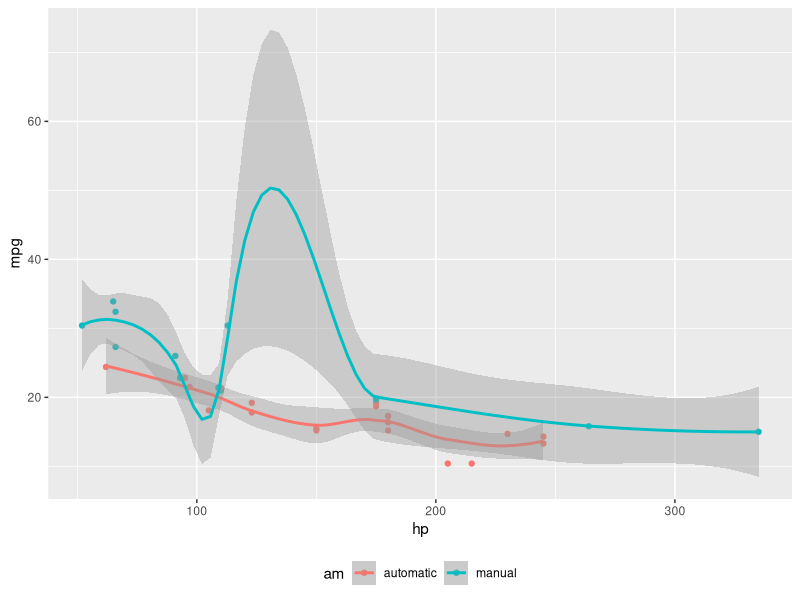
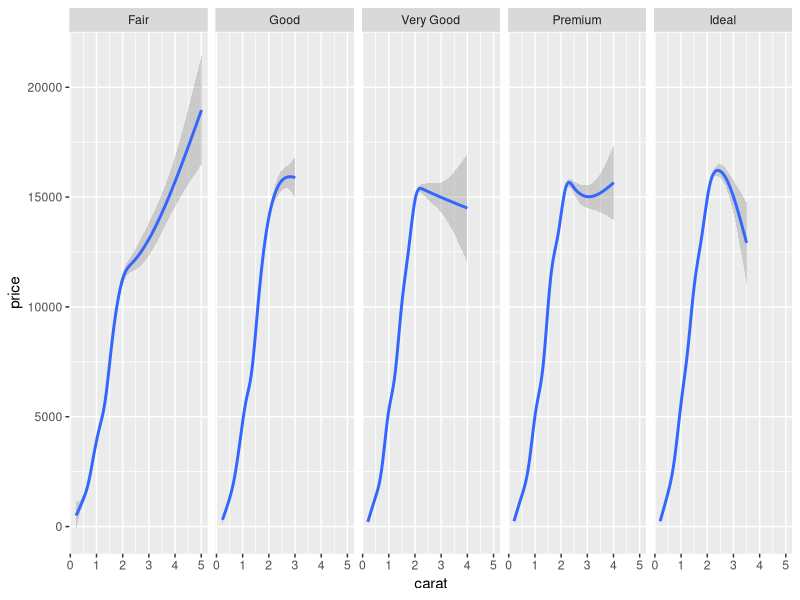
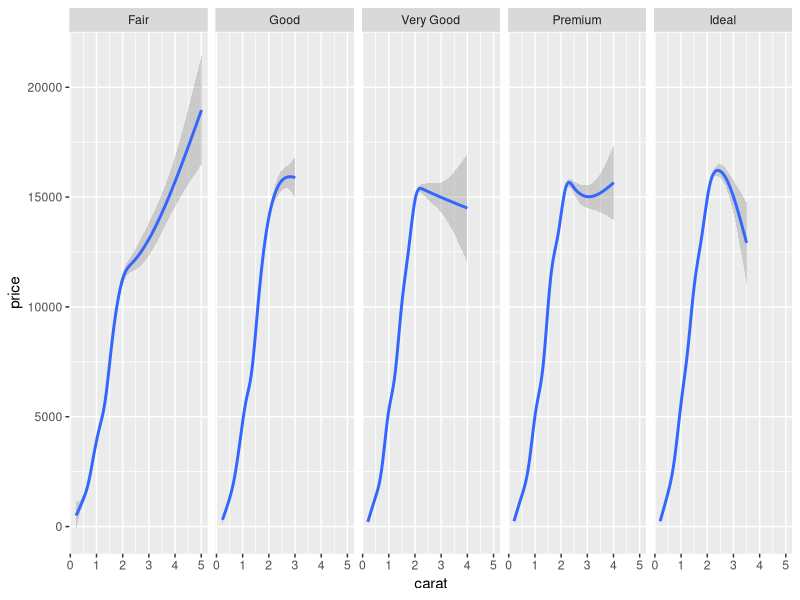
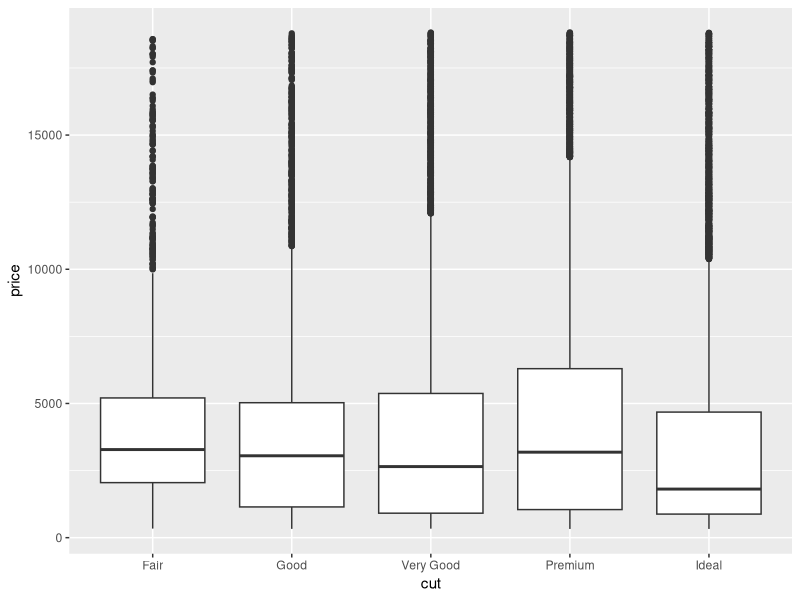
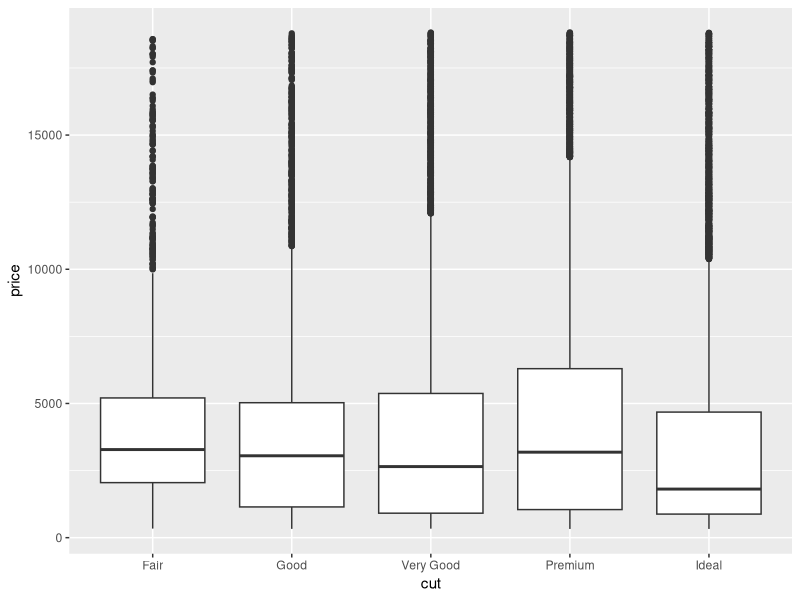
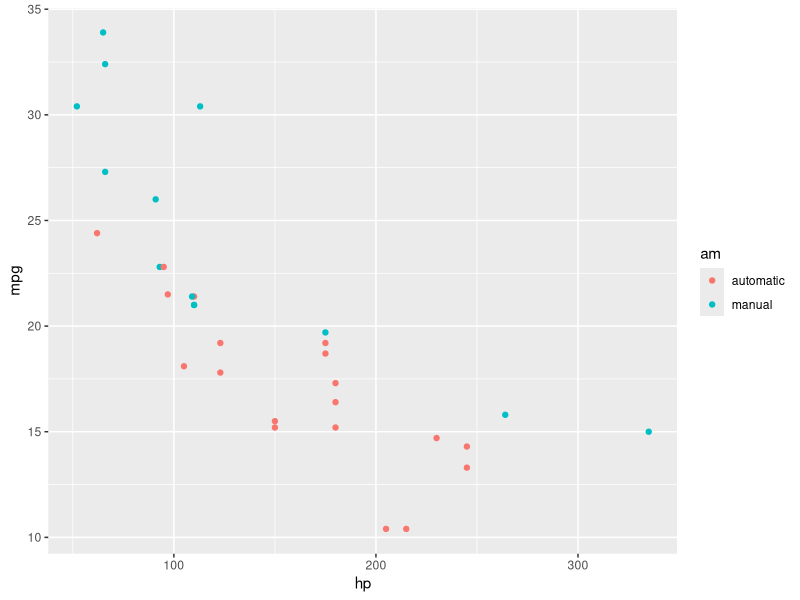
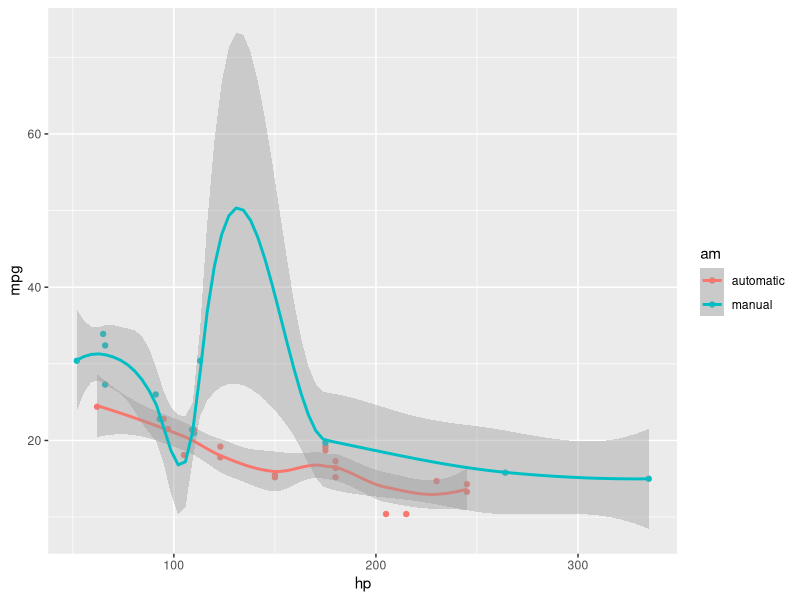
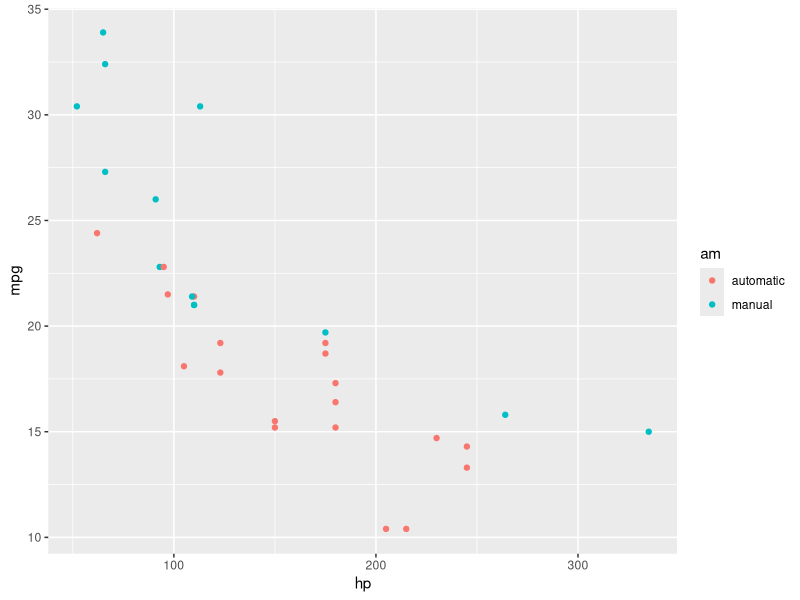

Generate these figures, in order, with R:
## ---- chunk 1
#| label: fig-margin
#| fig-cap: "MPG vs horsepower, colored by transmission."
#| column: margin
#| message: false
library(ggplot2)
mtcars2 <- mtcars
mtcars2$am <- factor(
  mtcars$am, labels = c('automatic', 'manual')
)
ggplot(mtcars2, aes(hp, mpg, color = am)) +
  geom_point() + geom_smooth() +
  theme(legend.position = 'bottom')
## ---- chunk 2
#| label: fullwidth
#| fig-cap: "A full width figure."
#| fig-width: 11
#| fig-height: 3
#| fig-column: page-right
#| warning: false
ggplot(diamonds, aes(carat, price)) + geom_smooth() +
  facet_grid(~ cut)
## ---- chunk 3
#| label: fig-fullwidth
#| fig-cap: "A full width figure."
#| fig-width: 11
#| fig-height: 3
#| fig-column: page-right
#| warning: false
ggplot(diamonds, aes(carat, price)) + geom_smooth() +
  facet_grid(~ cut)
## ---- chunk 4
#| label: fig-main
#| fig-cap: "A figure in the main column."
ggplot(diamonds, aes(cut, price)) + geom_boxplot()
## ---- chunk 5
#| label: fig-main-margin-cap
#| fig-cap: "A figure with a longer caption. The figure appears in the main column, but the caption is placed in the margin. Captions can even contain elements like a citation such as @xie2018."
#| cap-location: margin
ggplot(diamonds, aes(cut, price)) + geom_boxplot()
## ---- chunk 6
#| tbl-cap-location: margin
knitr::kable(
  mtcars[1:6, 1:6], caption = 'A subset of mtcars.'
)
## ---- chunk 7
#| label: fig-two-together
#| fig-cap: "Two plots in one figure environment."
#| fig-show: hold
#| warning: false
#| cap-location: margin
p <- ggplot(mtcars2, aes(hp, mpg, color = am)) +
  geom_point()
p
p + geom_smooth()
## ---- chunk 8
#| cap-location: margin
## ---- chunk 9
#| label: fig-margin-together
#| fig-cap: "Two plots in one figure environment in the margin."
#| fig-width: 3.5
#| fig-height: 2
#| fig-show: hold
#| column: margin
#| warning: false
#| echo: false
p
p + geom_smooth(method = 'lm')
## ---- chunk 10
#| echo: false
knitr::kable(head(iris[,c(1,2,3,4)], 13))
## ---- chunk 11
#| label: fig-margin-separate-a
#| fig-cap: "Two plots in separate figure environments in the margin"
#| fig-width: 3.5
#| fig-height: 2
#| column: margin
#| warning: false
#| echo: false
p
p + geom_smooth(method = 'lm')
## ---- chunk 12
#| echo: false
knitr::kable(head(iris[,c(1,2,3,4)], 11))
## ---- chunk 13
#| fig-width: 3.5
#| fig-height: 2
#| column: margin
# a boxplot of weight vs transmission; this figure
# will be placed in the margin
ggplot(mtcars2, aes(am, wt)) + geom_boxplot() +
  coord_flip()
## ---- chunk 14
#| warning: false
# a figure in the main column
p <- ggplot(mtcars, aes(wt, hp)) + geom_point()
p
## ---- chunk 15
#| fig-width: 11
#| fig-height: 4
#| column: page-right
#| warning: false
# a fullwidth figure
p + geom_smooth(method = 'lm') + facet_grid(~ gear)
